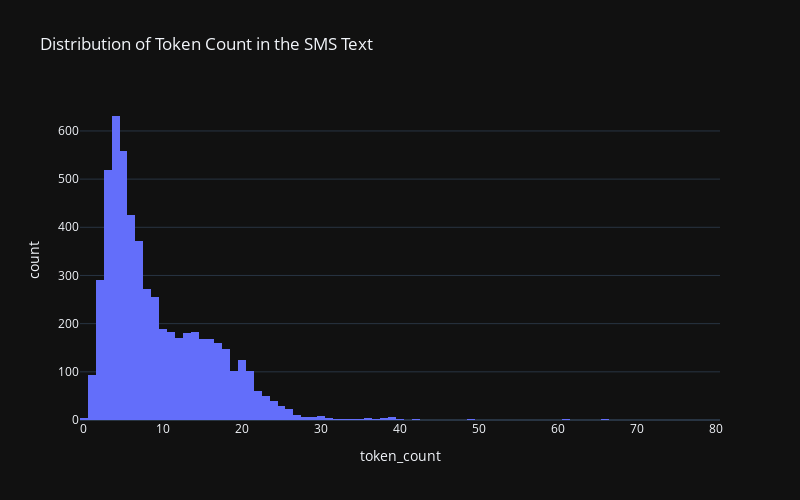

The code cell stored with this chart in its notebook:
### Code cell
# check the distribution of tokens 
# limitation of the token number for embedding model

fig = px.histogram(data, 
                   x='token_count', 
                   width=800, height=500, 
                   template='plotly_dark', 
                   title='Distribution of Token Count in the SMS Text')

fig.show()

### Figure 1 — Plotly figure (JSON) as saved in the notebook; plotly's stock layout.template omitted (floating-point values rounded to 4 significant figures; data arrays with more than 128 entries replaced by an {"elided": "..."} marker saying what was removed)
{"data": [{"alignmentgroup": "True", "bingroup": "x", "hovertemplate": "token_count=%{x}<br>count=%{y}<extra></extra>", "legendgroup": "", "marker": {"color": "#636efa", "pattern": {"shape": ""}}, "name": "", "offsetgroup": "", "orientation": "v", "showlegend": false, "type": "histogram", "x": {"elided": "5574 int values"}, "xaxis": "x", "yaxis": "y"}], "layout": {"barmode": "relative", "height": 500, "legend": {"tracegroupgap": 0}, "title": {"text": "Distribution of Token Count in the SMS Text"}, "width": 800, "xaxis": {"anchor": "y", "autorange": true, "domain": [0, 1], "range": [-0.5, 80.5], "title": {"text": "token_count"}, "type": "linear"}, "yaxis": {"anchor": "x", "autorange": true, "domain": [0, 1], "range": [0, 664.2], "title": {"text": "count"}}}}
